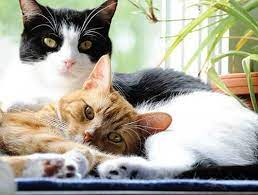
#> input picture OpenCV/download.jfif, 258 x 195 px, found by its file name
$ jupyter execute Canny_Edge_Detection_in_OpenCV.ipynb
#> lines starting #> are read from the running program, lines starting #| are printed output that depends on the picture
[cell 1]
import cv2 as cv
import sys
from google.colab.patches import cv2_imshow
import numpy as np
from matplotlib import pyplot as plt
img = cv.imread(cv.samples.findFile("/content/download.jfif"))
#> img is the input picture: shape (195, 258, 3); mean B, G, R 152.1, 165.5, 168.3
edges = cv.Canny(img,100,200)
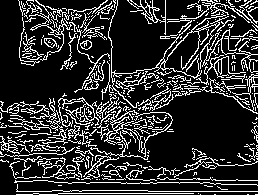
#> edges: shape (195, 258); 18.8% white in thin lines or dots
plt.subplot(121),plt.imshow(img,cmap = 'gray')
plt.title('Original Image'), plt.xticks([]), plt.yticks([])
plt.subplot(122),plt.imshow(edges,cmap = 'gray')
plt.title('Edge Image'), plt.xticks([]), plt.yticks([])
plt.show()
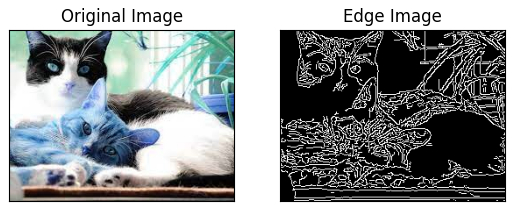
#> figure drawn by matplotlib, 2 panels; B, G, R data is drawn as R, G, B
